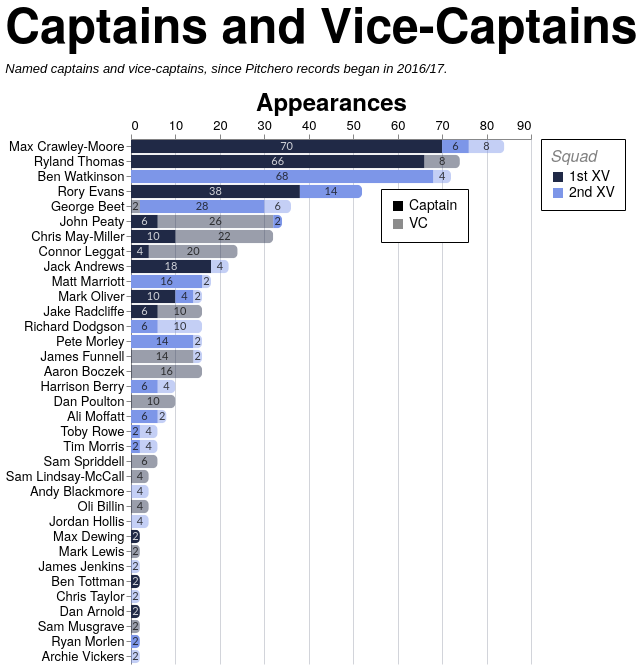

Write the Vega-Lite specification saved for this chart.
### Vega-Lite specification from a JSON file in a GitHub repository (floating-point values rounded to 4 significant figures; data arrays with more than 128 entries replaced by an {"elided": "..."} marker saying what was removed)
{"config": {"axis": {"labelFont": "PT Sans Narrow, Helvetica Neue, Helvetica, Arial, sans-serif", "titleFont": "PT Sans Narrow, Helvetica Neue, Helvetica, Arial, sans-serif", "labelFontSize": 13, "titleFontSize": 24, "gridColor": "#202947", "gridOpacity": 0.2, "zindex": 1}, "text": {"font": "Lato, sans-serif"}, "bar": {"cornerRadiusEnd": 5}, "header": {"labelFont": "PT Sans Narrow, Helvetica Neue, Helvetica, Arial, sans-serif", "titleFont": "PT Sans Narrow, Helvetica Neue, Helvetica, Arial, sans-serif", "labelFontSize": 24, "titleFontSize": 28, "labelFontWeight": "bold", "orient": "left"}, "legend": {"labelFont": "PT Sans Narrow, Helvetica Neue, Helvetica, Arial, sans-serif", "titleFont": "PT Sans Narrow, Helvetica Neue, Helvetica, Arial, sans-serif", "labelFontSize": 14, "titleFontSize": 16, "titlePadding": 5, "fillColor": "white", "strokeColor": "black", "padding": 10, "titleFontWeight": "lighter", "titleFontStyle": "italic", "titleColor": "gray", "offset": 10}, "title": {"font": "PT Sans Narrow, Helvetica Neue, Helvetica, Arial, sans-serif", "fontSize": 48, "fontWeight": "bold", "anchor": "start", "align": "center", "titlePadding": 20, "subtitlePadding": 10, "subtitleFontSize": 13, "subtitleColor": "", "subtitleFontStyle": "italic", "offset": 15, "color": "black"}, "axisX": {"labelAngle": 0}, "facet": {"title": null, "header": null, "align": {"row": "each", "column": "each"}}, "resolve": {"scale": {"y": "independent", "facet": "independent"}}, "background": "transparent", "scale": {"offsetBandPaddingOuter": 0.2, "offsetBandPaddingInner": 0.1}, "view": {"stroke": null, "background": "transparent"}}, "layer": [{"mark": {"type": "bar"}, "encoding": {"color": {"field": "squad", "legend": {"labelExpr": "datum.value + ' XV'", "orient": "right", "title": "Squad"}, "scale": {"domain": ["1st", "2nd"], "range": ["#202946", "#7d96e8"]}, "sort": ["1st", "2nd"], "type": "nominal"}, "opacity": {"field": "role", "legend": {"legendX": 250, "legendY": 50, "orient": "none", "title": null}, "scale": {"domain": ["Captain", "VC"], "range": [1.0, 0.45]}, "sort": ["Captain", "VC"], "type": "nominal"}, "order": {"field": "stack_order", "sort": "ascending", "type": "quantitative"}, "tooltip": [{"field": "player", "title": "Player", "type": "nominal"}, {"field": "squad", "title": "Squad", "type": "nominal"}, {"field": "role", "title": "Role", "type": "nominal"}, {"field": "games_agg", "title": "Games", "type": "quantitative"}], "x": {"axis": {"orient": "top", "title": "Appearances"}, "field": "games_agg", "stack": "zero", "type": "quantitative"}, "y": {"field": "player", "sort": {"field": "player_total", "op": "max", "order": "descending"}, "title": null, "type": "nominal"}}, "transform": [{"aggregate": [{"op": "sum", "field": "games", "as": "games_agg"}, {"op": "max", "field": "player_total", "as": "player_total"}], "groupby": ["player", "squad", "role", "stack_order"]}]}, {"mark": {"type": "text", "align": "center", "baseline": "middle", "fontSize": 11, "opacity": 0.8}, "encoding": {"color": {"field": "label_color", "legend": null, "scale": null, "type": "nominal"}, "text": {"field": "games_agg", "format": ".0f", "type": "quantitative"}, "x": {"field": "x_mid", "type": "quantitative"}, "y": {"field": "player", "sort": {"field": "player_total", "op": "max", "order": "descending"}, "title": null, "type": "nominal"}}, "transform": [{"aggregate": [{"op": "sum", "field": "games", "as": "games_agg"}, {"op": "max", "field": "player_total", "as": "player_total"}], "groupby": ["player", "squad", "role", "stack_order"]}, {"groupby": ["player"], "stack": "games_agg", "sort": [{"field": "stack_order", "order": "ascending"}], "as": ["x0", "x1"]}, {"calculate": "(datum.x0 + datum.x1) / 2", "as": "x_mid"}, {"calculate": "datum.squad === '1st' && datum.role === 'Captain' ? '#ffffff' : '#111111'", "as": "label_color"}]}], "data": {"name": "data-a20a67350f998251140ba17abda9c249"}, "height": {"step": 15}, "title": {"text": "Captains and Vice-Captains", "subtitle": "Named captains and vice-captains, since Pitchero records began in 2016/17."}, "transform": [{"joinaggregate": [{"op": "sum", "field": "games", "as": "player_total"}], "groupby": ["player"]}], "width": 400, "$schema": "https://vega.github.io/schema/vega-lite/v5.20.1.json", "datasets": {"data-a20a67350f998251140ba17abda9c249": {"elided": "197 records"}}}
